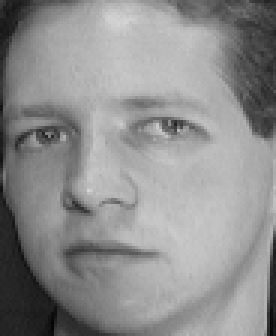
#> input picture data/ORL/s1/4.pgm, 92 x 112 px (shown 3 times larger); its folder holds only this picture in this run
$ jupyter execute --allow-errors 'Code 10.5.ipynb'
#> lines starting #> are read from the running program, lines starting #| are printed output that depends on the picture
## 1. Preprocessing
### 1.1 Load library

[cell 1]
import os
import numpy as np
import matplotlib.pyplot as plt
from PIL import Image

array = np.ndarray

from itertools import product
import pandas as pd

### 1.2 Load ORL Dataset and Extended YaleB Dataset.
+ ORL dataset contains ten different images of each of 40 distinct subjects. For some subjects, the images were taken at different times, varying the lighting, facial expressions (open / closed eyes, smiling / not smiling) and facial details (glasses / no glasses). All the images were taken against a dark homogeneous background with the subjects in an upright, frontal position (with tolerance for some side movement). The size of each image is 92x112 pixels, with 256 grey levels per pixel. To further reduce the computation complexity, you can resize all images to 30x37 pixels.

+ Extended YaleB dataset contains 2414 images of 38 human subjects under 9 poses and 64 illumination conditions. All images are manually aligned, cropped, and then resized to 168x192 pixels. To further reduce the computation complexity, you can resize all images to 42x48 pixels.

[cell 2]
root_ORL = 'data/ORL'
img_resize_ORL = (37,30)
root_YaleB = 'data/CroppedYaleB'
img_resize_YaleB = (48,42)
max_iter_nmf = 5000
max_iter_L21_nmf = 5000

[cell 3]
import logging

# Create logger
logger = logging.getLogger("logger")
logger.setLevel(logging.DEBUG)

train_handler = logging.FileHandler("train.log", mode="w", encoding="utf-8")
train_handler.setLevel(logging.INFO)
train_formatter = logging.Formatter("%(asctime)s - %(levelname)s - %(message)s")
train_handler.setFormatter(train_formatter)

debug_handler = logging.FileHandler("debug.log", mode="w", encoding="utf-8")
debug_handler.setLevel(logging.DEBUG)
debug_formatter = logging.Formatter(
    "%(asctime)s - [%(levelname)s] - %(filename)s:%(lineno)d - %(message)s"
)
debug_handler.setFormatter(debug_formatter)

logger.addHandler(train_handler)
logger.addHandler(debug_handler)

result_logger = logging.getLogger("result_logger")
result_logger.setLevel(logging.INFO)

result_handler = logging.FileHandler("result.log", mode="w", encoding="utf-8")
result_formatter = logging.Formatter("%(asctime)s - [RESULT] - %(message)s")
result_handler.setFormatter(result_formatter)

result_logger.addHandler(result_handler)
result_logger.propagate = False

[cell 4]
def load_data(root='data/CroppedYaleB', img_resize = (1,1)):
    """
    Load ORL (or Extended YaleB) dataset to numpy array.

    Args:
        root: path to dataset.
        reduce: scale factor for zooming out images.

    """
    images, labels = [], []

    for i, person in enumerate(sorted(os.listdir(root))):

        if not os.path.isdir(os.path.join(root, person)):
            continue

        for fname in os.listdir(os.path.join(root, person)):

            # Remove background images in Extended YaleB dataset.
            if fname.endswith('Ambient.pgm'):
                continue

            if not fname.endswith('.pgm'):
                continue

            # load image.
            img = Image.open(os.path.join(root, person, fname))
            img = img.convert('L') # grey image.

            # reduce computation complexity.
            img = img.resize(img_resize)

            # TODO: preprocessing.

            # convert image to numpy array.
            img = np.asarray(img).reshape((-1,1)).astype(np.float32)
            img = img / 255.0  # normalization to [0,1]

            # collect data and label.
            images.append(img)
            labels.append(i)

    # concate all images and labels.
    images = np.concatenate(images, axis=1)
    labels = np.array(labels)

    return images, labels

[cell 5]
# Load ORL dataset.
ORL_X, ORL_Y = load_data(root=root_ORL, img_resize=img_resize_ORL)
#> in load_data, img is the input picture: PIL image 92x112 L; min 5, max 215, mean 142.1
#> in load_data, `img = img.resize(img_resize)`:
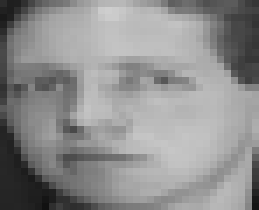
#> img: PIL image 37x30 L (shown 7 times larger); min 17, max 206, mean 142.2
#> in load_data, `img = np.asarray(img).reshape((-1,1)).astype(np.float32)`: img = 1110 values, max 206 at index 52, min 17 at index 1079, mean 142.2
#> in load_data, `img = img / 255.0`: img = 1110 values, max 0.808 at index 52, min 0.0667 at index 1079, mean 0.558
#> pass 2 of the loop in load_data, `for i, person in enumerate(sorted(os.listdir(root))):`:
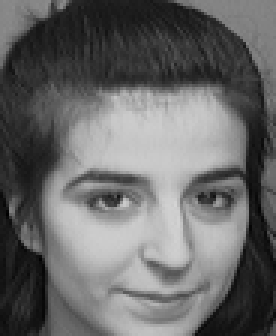
#> input picture data/ORL/s10/7.pgm, 92 x 112 px (shown 3 times larger)
#> in load_data, img is the input picture: PIL image 92x112 L; min 0, max 212, mean 103.9
#> in load_data, `img = img.resize(img_resize)`:
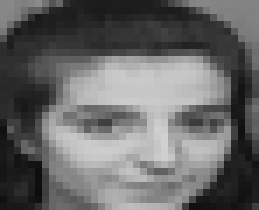
#> img: PIL image 37x30 L (shown 7 times larger); min 12, max 209, mean 103.8
#> in load_data, `img = np.asarray(img).reshape((-1,1)).astype(np.float32)`: img = 1110 values, max 209 at index 763, min 12 at index 1004, mean 103.8
#> in load_data, `img = img / 255.0`: img = 1110 values, max 0.82 at index 763, min 0.0471 at index 1004, mean 0.407
#> pass 3 of the loop in load_data, `for i, person in enumerate(sorted(os.listdir(root))):`:
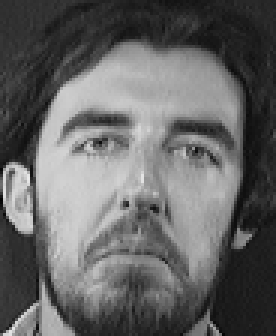
#> input picture data/ORL/s11/7.pgm, 92 x 112 px (shown 3 times larger)
#> in load_data, img is the input picture: PIL image 92x112 L; min 2, max 234, mean 100.6
#> in load_data, `img = img.resize(img_resize)`:
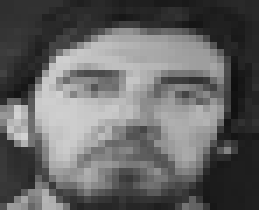
#> img: PIL image 37x30 L (shown 7 times larger); min 15, max 210, mean 100.7
#> in load_data, `img = np.asarray(img).reshape((-1,1)).astype(np.float32)`: img = 1110 values, max 210 at index 594, min 15 at index 477, mean 100.7
#> in load_data, `img = img / 255.0`: img = 1110 values, max 0.824 at index 594, min 0.0588 at index 477, mean 0.395
#> the loop made 4 passes; the first 3 are shown
print('ORL dataset: X.shape = {}, Y.shape = {}'.format(ORL_X.shape, ORL_Y.shape))
#| ORL dataset: X.shape = (1110, 4), Y.shape = (4,)

# Load Extended YaleB dataset.
#> (the rest of this cell did not finish here and is left out)

print('Extended YalB dataset: X.shape = {}, Y.shape = {}'.format(YaleB_X.shape, YaleB_Y.shape))

### 1.2 Dataset pre-show

[cell 6]
# A function to show the examples in dataset.

def examples(dataset, n_rows = 5, n_cols = 10, img_resize = (1,1,1)):

    faces = dataset.T.reshape(img_resize)

    plt.figure(figsize=(n_cols, n_rows))
    plt.axis('off')

    for r in range(n_rows):
        for c in range(n_cols):

            index = r * 10 + c

            plt.subplot(n_rows, n_cols, index+1)
            plt.axis('off')
            plt.imshow(faces[index], cmap= "gray" )


    plt.show()

[cell 7]
print(f"Some examples img of ORL dataset")
#> (the rest of this cell did not finish here and is left out)

print(f"First 10 examples of y_train: {ORL_Y[0:10]}")

[cell 8]
print(f"Some examples img of YaleB dataset")
#> (the rest of this cell did not finish here and is left out)

## 2. Main NMF Algorithm

### 2.1 Standard NMF (L2 NMF) Algorithm

[cell 9]
def nmf_standard(V, y, eps=1e-10, seed=0, maxiter = max_iter_nmf):
    """
    Standard NMF (L2 NMF)
    V: d * n non-negative matrix
    k: rank for factorization
    """
    d, n = V.shape

    # Initial iter matrix
    # Here rank is usually to choose close to the examples of dataset.
    k = len(np.unique(y))

    # init W, H
    np.random.seed(seed)
    W = np.random.random((d, k))
    H = np.random.random((k, n))

    diff = float('Inf')
    iters = 0

    while (iters < maxiter) and (diff > eps):
        # update H
        WH = np.dot(W, H)
        H_new = H * (np.dot(W.T, V)) / (np.dot(W.T, WH) + 1e-12)

        # update W
        WH = np.dot(W, H_new)
        W_new = W * (np.dot(V, H_new.T)) / (np.dot(W, np.dot(H_new, H_new.T)) + 1e-12)

        # non-negativity
        W_new = np.clip(W_new, 0, None)
        H_new = np.clip(H_new, 0, None)

        # check convergence
        diff_W = np.linalg.norm(W_new - W)
        diff_H = np.linalg.norm(H_new - H)
        diff = diff_W + diff_H

        # update W, H
        W, H = W_new, H_new

        iters += 1

    logger.debug(f"Converged after {iters} iterations, diff={diff:.3e}")
    return W, H

### 2.2 L2,1-Norm Based NMF Algorithm

[cell 10]
# Function to check if the Matrix is positive or not.

def check_positive(X:array):
    if np.any(X<0):
        raise ValueError(f'The matrix {X} is not a Non-negative Matrix')

[cell 11]
# Algorithm

def L21_norm_based_NMF(X:array, y:array, name:str,
                                random_state:int | None = 42,
                                max_iter = max_iter_L21_nmf,
                                convergence_criterion = 1e-7):
    '''

    '''
    check_positive(X)
    m,n = X.shape
    rng = np.random.default_rng(random_state)

    # In case to happen that the Denominator=0
    eps = 1e-12

    # Record the iteration
    history = []

    # Initial iter matrix
    # Here rank is usually to choose close to the examples of dataset.
    rank = len(np.unique(y))

    F = rng.random((m,rank))+1e-8
    G = rng.random((rank,n))+1e-8

    X_sq = np.sum(X * X, axis=0)


    for i in range(max_iter):

        # Compute D Matrix
        F_G = F @ G
        F_G_sq = np.sum(F_G * F_G, axis=0)
        cross = np.sum(X * F_G, axis=0)
        D_denominator = np.sqrt(np.maximum(X_sq + F_G_sq - 2 * cross,0.0)) + eps
        D = 1.0 / np.maximum(D_denominator,eps)

        # Update F
        X_D = X * D
        G_D = G * D
        F_molecular = X_D @ G.T
        F_denominator = F @ (G_D @ G.T) + eps
        F_denominator = np.maximum(F_denominator,eps)

        np.divide(F_molecular, F_denominator, out=F_molecular)
        F *= F_molecular
        F = np.maximum(F,eps) # Make sure non-negative.

        # Update G
        G_molecular = F.T @ X_D
        G_denominator = F.T @ F @ G * D + eps
        G_denominator = np.maximum(G_denominator,eps)

        np.divide(G_molecular, G_denominator, out=G_molecular)
        G *= G_molecular
        G = np.maximum(G,eps) # Make sure non-negative.

        # Update residual
        residual = D_denominator
        history.append(np.sum(residual))

        if i > 0:
            convergence_new = abs(history[-1] - history[-2]) / (history[-2] + eps)
            if convergence_new < convergence_criterion:
                logger.debug(f'Reached the convergence criterion. Total iterative number: {i+1}.')
                break

        if i == max_iter - 1:
            logger.debug(f'Reached the max iteration. Last convergence rate: {convergence_new}.')

    return F, G

## 3. Evaluation Metrics

## 3.1 Add salt & pepper noise

Pre-show of noise plot.

[cell 12]
# Add salt & pepper noise Algorithm

def add_salt_pepper(X, p, r, seed, vmax=1.0):
    """
    Args:
        X    : numpy array of shape (d, n), values in [0,1].
        p    : fraction of pixels to be corrupted per image.
        r    : fraction of corrupted pixels set to salt (vmax); the rest are pepper (0).
        seed : random seed (to be reproducible).
        vmax : maximum pixel value (default 1.0 after normalization).
    """
    d, n = X.shape
    np.random.seed(seed)
    Xn = X.copy()

    m = int(round(p * d))     # number of pixels to corrupt per column
    if m <= 0:
        return Xn
    k = int(round(r * m))     # number of salt pixels (set to vmax)

    for j in range(n):
        idx = np.random.choice(d, size=m, replace=False)
        # salt: set selected pixels to vmax
        Xn[idx[:k], j] = vmax
        # pepper: set the remaining to 0
        Xn[idx[k:], j] = 0.0
    return Xn

[cell 13]
# Plot pre-show

def Noise_pre_show(root, img_resize, name:str):

    # Load dataset.
    print(f'==> Load {name} dataset ...')
    V_hat, Y_hat = load_data(root=root, img_resize = img_resize)
    print('V_hat.shape={}, Y_hat.shape={}'.format(V_hat.shape, Y_hat.shape))

    # Add salt & pepper noise.
    p, r = 0.2, 0.7
    V = add_salt_pepper(V_hat, p=p, r=r, seed=0, vmax=1.0)

    # Derive a pure noise image (for visualization).
    V_noise = V - V_hat

    # Plot result.
    img_size = img_resize
    ind = 2  # index of demo image.

    plt.figure(figsize=(10,3))

    # Original
    plt.subplot(131)
    plt.imshow(V_hat[:,ind].reshape(img_size[1], img_size[0]), cmap=plt.cm.gray)
    plt.title('Image (Original)')

    # Noise only
    plt.subplot(132)
    plt.imshow(V_noise[:,ind].reshape(img_size[1], img_size[0]), cmap=plt.cm.gray)
    plt.title('Noise')

    # Noisy image
    plt.subplot(133)
    plt.imshow(V[:,ind].reshape(img_size[1], img_size[0]), cmap=plt.cm.gray)
    plt.title('Image (Noisy)')
    plt.show()

[cell 14]
Noise_pre_show(root = root_ORL, img_resize=img_resize_ORL, name = "ORL")
#> pass 2 of the loop in load_data, `for i, person in enumerate(sorted(os.listdir(root))):`:
#> pass 3 of the loop in load_data, `for i, person in enumerate(sorted(os.listdir(root))):`:
#> the loop made 4 passes; the first 3 are shown
#| V_hat.shape=(1110, 4), Y_hat.shape=(4,)
#> in Noise_pre_show, `plt.show()`:
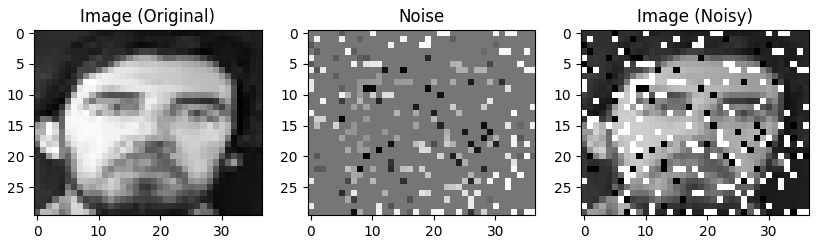
#> figure drawn by matplotlib, 3 panels

#> (a cell that did not finish here is left out)


[cell 16]
# Plot pre-show below different p and r.

def Noise_pre_show_pr(root, img_resize, name:str):

    print(f'==> Load {name} dataset ...')
    V_hat, Y_hat = load_data(root=root, img_resize = img_resize)
    print('V_hat.shape={}, Y_hat.shape={}'.format(V_hat.shape, Y_hat.shape))

    # Example index
    ind = 7
    img_size = img_resize

    # Original
    img_a = V_hat[:, ind].reshape(img_size[1], img_size[0])
    # p=0.2, r=0.1
    img_b = add_salt_pepper(V_hat, p=0.2, r=0.1, seed=0, vmax=1.0)[:, ind].reshape(img_size[1], img_size[0])
    # p=0.2, r=0.7
    img_c = add_salt_pepper(V_hat, p=0.2, r=0.7, seed=0, vmax=1.0)[:, ind].reshape(img_size[1], img_size[0])
    # p=0.4, r=0.1
    img_d = add_salt_pepper(V_hat, p=0.4, r=0.1, seed=0, vmax=1.0)[:, ind].reshape(img_size[1], img_size[0])
    # p=0.4, r=0.7
    img_e = add_salt_pepper(V_hat, p=0.4, r=0.7, seed=0, vmax=1.0)[:, ind].reshape(img_size[1], img_size[0])
    # p=0.6, r=0.1
    img_f = add_salt_pepper(V_hat, p=0.6, r=0.1, seed=0, vmax=1.0)[:, ind].reshape(img_size[1], img_size[0])

    plt.figure(figsize=(9, 6))
    plt.subplot(2,3,1); plt.imshow(img_a, cmap='gray'); plt.title("(a) p=0(Original)")
    plt.subplot(2,3,2); plt.imshow(img_b, cmap='gray'); plt.title("(b) p=0.2,r=0.1")
    plt.subplot(2,3,3); plt.imshow(img_c, cmap='gray'); plt.title("(c) p=0.2,r=0.7")
    plt.subplot(2,3,4); plt.imshow(img_d, cmap='gray'); plt.title("(d) p=0.4,r=0.1")
    plt.subplot(2,3,5); plt.imshow(img_e, cmap='gray'); plt.title("(e) p=0.4,r=0.7")
    plt.subplot(2,3,6); plt.imshow(img_f, cmap='gray'); plt.title("(f) p=0.6,r=0.1")
    plt.tight_layout()
    plt.show()

#> (a cell that did not finish here is left out)

#> pass 2 of the loop in load_data, `for i, person in enumerate(sorted(os.listdir(root))):`:
#> pass 3 of the loop in load_data, `for i, person in enumerate(sorted(os.listdir(root))):`:
#> the loop made 4 passes; the first 3 are shown
#| V_hat.shape=(1110, 4), Y_hat.shape=(4,)

#> (a cell that did not finish here is left out)


### 3.2 Calculate W and H for each parameters and iterations

[cell 19]
WH_records = {}

# Function to record W & H once

def record_WH(p, r, method:str, name:str, ratio = 0.9, num=5, WH_records = WH_records, seed=0):
    """
    Origin_X : clean data matrix (d * n)
    p, r    : noise parameters
    k       : rank for NMF
    num     : number of repetitions
    seed    : random seed
    add_noise: function to add noise
    nmf_func : NMF function
    L_21_norm_based_NMF : L_21_norm_based_NMF function
    """
    if name == "ORL":
        Origin_X,Origin_y = load_data(root = root_ORL, img_resize = img_resize_ORL)
    if name == "YaleB":
        Origin_X,Origin_y = load_data(root = root_YaleB, img_resize = img_resize_YaleB)

    n_samples = Origin_X.shape[1]
    n_train = int(n_samples * ratio)

    for t in range(num):

        logger.info(f'Start calculate W and H in ({name}) using ({method}) with p = {p}, r={r}, seed = {t}')

        # 90% sample
        rng = np.random.default_rng(seed=t)
        indices = rng.permutation(n_samples)

        # Collect the ratio of data.
        test_idx = indices[:n_train]
        X_test, y_test = Origin_X[:,test_idx], Origin_y[test_idx]
        V_hat, Y_hat = X_test, y_test

        # add salt & pepper noise
        V_noisy = add_salt_pepper(V_hat, p=p, r=r, seed=seed+t, vmax=1.0)

        # factorize noisy data
        if method == "L2_norm_NMF":
            W, H = nmf_standard(V_noisy, Y_hat, eps=1e-7)
        if method == "L21_norm_based_NMF":
            W, H = L21_norm_based_NMF(X = V_noisy, y = Y_hat, name = name)

        WH_records[(name, method, p, r, t, "W")] = np.asarray(W)
        WH_records[(name, method, p, r, t, "H")] = np.asarray(H)
        WH_records[(name, method, p, r, t, "V_hat")] = np.asarray(V_hat)
        WH_records[(name, method, p, r, t, "Y_hat")] = np.asarray(Y_hat)

        logger.info(f'W = {W}')
        logger.info(f'H = {H}')
        logger.info(f'--------------------------------------------')

    return WH_records

# Function to evaluate all dataset and algorithm

def All_WH():
    datasets = ["ORL", "YaleB"]
    methods = ["L2_norm_NMF","L21_norm_based_NMF"] #
    ps = [0.2,0.4,0.6]
    rs = [0.1,0.4,0.7]

    for p, r, name, method in product(ps, rs, datasets, methods):
        WH_records = record_WH(p = p, r = r, method = method, name = name)
#> pass 2 of the loop in All_WH, `for p, r, name, method in product(ps, rs, datasets, methods):`:
#> pass 3 of the loop in All_WH, `for p, r, name, method in product(ps, rs, datasets, methods):`:

    return WH_records

#> (a cell that did not finish here is left out)

### 3.3 Relative Reconstruction Errors (RRE)

To compare the robustness of different NMF algorithms, you can use the ```relative reconstruction errors```. Let $V$ denote the contaminated dataset (by adding noise), and $\hat{V}$
 denote the clean dataset. Let $W$ and $H$ denote the factorization results on $V$, the ``relative reconstruction errors`` then can be defined as follows:
\begin{equation}
    RRE = \frac{ \| \hat{V} - WH \|_F }{ \| \hat{V} \|_F}.
\end{equation}

[cell 21]
# Main function
def rre_score(W,H,V_hat):
    rre = np.linalg.norm(V_hat - W.dot(H),'fro') / np.linalg.norm(V_hat,'fro')
    return rre

def calculate_rre(WH_records):

    datasets = ["ORL", "YaleB"]
    methods = ["L2_norm_NMF","L21_norm_based_NMF"]
    ps = [0.2,0.4,0.6]
    rs = [0.1,0.4,0.7]
    seed = range(5)

    rre_records = {}

    for p, r, name, method in product(ps, rs, datasets, methods):
        rre_list = []
        for t in seed:
            W = WH_records[name, method, p, r, t, "W"]
            H = WH_records[name, method, p, r, t, "H"]
            V_hat = WH_records[name, method, p, r, t, "V_hat"]
            rre_list.append(rre_score(W,H,V_hat))

        mean = round(float(np.mean(rre_list)),8)
        std = round(float(np.std(rre_list)),8)

        logger.info(f'RRE score on ({name}) using ({method}) with p = {p}, r = {r}, mean = {mean}, std = {std}')

        rre_records[(name, method, float(p), float(r))] = {
        "rre_mean": mean,
        "rre_std": std,
        }

    return rre_records

#> (a cell that did not finish here is left out)

#> (a cell that did not finish here is left out)

#> (a cell that did not finish here is left out)

[cell 25]
# Function to create table to visualize the result.
def table_visual(X:list,metric):
    table = X.pivot(index="p", columns="r", values=metric)
    print(table)
    result_logger.info(f'{table}')

# Table Visualization
metrics = ["rre_mean","rre_std"]
methods = ["L2_norm_NMF","L21_norm_based_NMF"]
ps = [0.2,0.4,0.6]
rs = [0.1,0.4,0.7]
print('The value of columns is r while the value of index is p.')

#> (the rest of this cell did not finish here and is left out)

[cell 26]
# Compare algorithm in the same p,r,dataset with mean and std metrics.

def plot_rre():
    # Transfer dict into dataframe
    df = df_rre

    colors = ["#1f77b4", "#ff7f0e"]

    # plot
    for dataset in datasets:
        fig, axes = plt.subplots(
            nrows=1, ncols=len(ps)*len(rs),
            figsize=(3*len(ps)*len(rs), 5),
            sharey=False
        )

        for k, (p, r) in enumerate(product(ps, rs)):
            ax = axes[k]
            sub = df[(df["dataset"] == dataset) &
                    (df["p"] == p) &
                    (df["r"] == r)]

            x = range(len(methods))
            means = sub.set_index("nmf_method").loc[methods]["rre_mean"]
            stds  = sub.set_index("nmf_method").loc[methods]["rre_std"]

            for xi, (m, mean, std) in enumerate(zip(methods, means, stds)):
                ax.bar(xi, mean, yerr=std, capsize=5, alpha=0.9,
                    color=colors[xi], label=m if k == 0 else "")
            ax.set_xticks(x)
            ax.set_xticklabels(methods, rotation=45)
            ax.set_title(f"p={p}, r={r}", fontsize=10)
            if k == 0:
                ax.set_ylabel("Mean ± Std")

        plt.suptitle(f"Dataset = {dataset}", fontsize=14)
        plt.tight_layout()
        plt.show()

#> (a cell that did not finish here is left out)

### 2.2 Evaluate Clustering Performance

1. Accuracy.

    $$ Acc(Y, Y_{pred}) = \frac{1}{n}\sum\limits_{i=1}^n 1\{Y_{pred}(i) == Y(i)\}$$

2. Normalized Mutual Information (NMI).

    $$ NMI(Y, Y_{pred}) = \frac{2 * I(Y, Y_{pred})}{H(Y) + H(Y_{pred})} $$

   where $ I(\cdot,\cdot) $ is mutual information and $ H(\cdot) $ is entropy.

[cell 28]
from collections import Counter
from sklearn.cluster import KMeans

def assign_cluster_label(X, Y):
    kmeans = KMeans(n_clusters=len(set(Y))).fit(X)
    Y_pred = np.zeros(Y.shape)
    for i in set(kmeans.labels_):
        ind = kmeans.labels_ == i
        Y_pred[ind] = Counter(Y[ind]).most_common(1)[0][0] # assign label.
    return Y_pred

[cell 29]
from sklearn.metrics import accuracy_score
from sklearn.metrics import normalized_mutual_info_score

# Save Acc and NMI records
try:
    acc_nmi_records
except NameError:
    acc_nmi_records = []


# Evaluate Acc and NMI

def calculate_acc_nmi(WH_records):

    datasets = ["ORL", "YaleB"]
    methods = ["L2_norm_NMF","L21_norm_based_NMF"] #
    ps = [0.2,0.4,0.6]
    rs = [0.1,0.4,0.7]
    seed = range(5)

    acc_nmi_records = []

    for p, r, name, method in product(ps, rs, datasets, methods):
        acc_list = []
        nmi_list = []
        for t in seed:
            H = WH_records[name, method, p, r, t, "H"]
            Y_hat = WH_records[name, method, p, r, t, "Y_hat"]

            Y_pred = assign_cluster_label(H.T,Y_hat)
            acc = accuracy_score(Y_hat, Y_pred)
            acc_list.append(acc)
            nmi = normalized_mutual_info_score(Y_hat, Y_pred)
            nmi_list.append(nmi)

        acc_mean, acc_std = round(float(np.mean(acc_list)),8), round(float(np.std(acc_list)),8)
        nmi_mean, nmi_std = round(float(np.mean(nmi_list)),8), round(float(np.std(nmi_list)),8)

        logger.info(f'ACC score on ({name}) using ({method}) with p = {p}, r = {r}, mean = {acc_mean}, std = {acc_std}')
        logger.info(f'NMI score on ({name}) using ({method}) with p = {p}, r = {r}, mean = {nmi_mean}, std = {nmi_std}')

        acc_nmi_records.append({
        "dataset": name,
        "nmf_method": method,
        "p": float(p),
        "r": float(r),
        "acc_mean": acc_mean,
        "acc_std": acc_std,
        "nmi_mean": nmi_mean,
        "nmi_std": nmi_std
        })

    return acc_nmi_records
